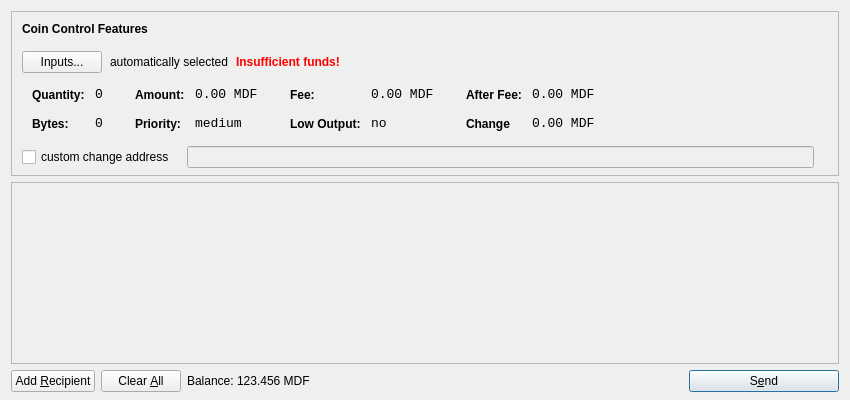
<?xml version="1.0" encoding="UTF-8"?>
<ui version="4.0">
 <class>SendCoinsDialog</class>
 <widget class="QDialog" name="SendCoinsDialog">
  <property name="geometry">
   <rect>
    <x>0</x>
    <y>0</y>
    <width>850</width>
    <height>400</height>
   </rect>
  </property>
  <property name="windowTitle">
   <string>Send Coins</string>
  </property>
  <layout class="QVBoxLayout" name="verticalLayout" stretch="0,1,0">
   <property name="bottomMargin">
    <number>8</number>
   </property>
   <item>
    <widget class="QFrame" name="frameCoinControl">
     <property name="sizePolicy">
      <sizepolicy hsizetype="Expanding" vsizetype="Expanding">
       <horstretch>0</horstretch>
       <verstretch>0</verstretch>
      </sizepolicy>
     </property>
     <property name="maximumSize">
      <size>
       <width>16777215</width>
       <height>16777215</height>
      </size>
     </property>
     <property name="frameShape">
      <enum>QFrame::StyledPanel</enum>
     </property>
     <property name="frameShadow">
      <enum>QFrame::Sunken</enum>
     </property>
     <layout class="QVBoxLayout" name="verticalLayoutCoinControl2">
      <property name="spacing">
       <number>-1</number>
      </property>
      <property name="leftMargin">
       <number>0</number>
      </property>
      <property name="topMargin">
       <number>0</number>
      </property>
      <property name="rightMargin">
       <number>0</number>
      </property>
      <property name="bottomMargin">
       <number>6</number>
      </property>
      <item>
       <layout class="QVBoxLayout" name="verticalLayoutCoinControl" stretch="0,0,0,0,1">
        <property name="spacing">
         <number>0</number>
        </property>
        <property name="leftMargin">
         <number>10</number>
        </property>
        <property name="topMargin">
         <number>10</number>
        </property>
        <item>
         <layout class="QHBoxLayout" name="horizontalLayoutCoinControl1">
          <property name="bottomMargin">
           <number>15</number>
          </property>
          <item>
           <widget class="QLabel" name="labelCoinControlFeatures">
            <property name="sizePolicy">
             <sizepolicy hsizetype="Preferred" vsizetype="Maximum">
              <horstretch>0</horstretch>
              <verstretch>0</verstretch>
             </sizepolicy>
            </property>
            <property name="font">
             <font>
              <weight>75</weight>
              <bold>true</bold>
             </font>
            </property>
            <property name="styleSheet">
             <string notr="true">font-weight:bold;</string>
            </property>
            <property name="text">
             <string>Coin Control Features</string>
            </property>
           </widget>
          </item>
         </layout>
        </item>
        <item>
         <layout class="QHBoxLayout" name="horizontalLayoutCoinControl2" stretch="0,0,0,0">
          <property name="spacing">
           <number>8</number>
          </property>
          <property name="bottomMargin">
           <number>10</number>
          </property>
          <item>
           <widget class="QPushButton" name="pushButtonCoinControl">
            <property name="styleSheet">
             <string notr="true"/>
            </property>
            <property name="text">
             <string>Inputs...</string>
            </property>
           </widget>
          </item>
          <item>
           <widget class="QLabel" name="labelCoinControlAutomaticallySelected">
            <property name="text">
             <string>automatically selected</string>
            </property>
            <property name="margin">
             <number>5</number>
            </property>
           </widget>
          </item>
          <item>
           <widget class="QLabel" name="labelCoinControlInsuffFunds">
            <property name="font">
             <font>
              <weight>75</weight>
              <bold>true</bold>
             </font>
            </property>
            <property name="styleSheet">
             <string notr="true">color:red;font-weight:bold;</string>
            </property>
            <property name="text">
             <string>Insufficient funds!</string>
            </property>
            <property name="margin">
             <number>5</number>
            </property>
           </widget>
          </item>
          <item>
           <spacer name="horizontalSpacerCoinControl">
            <property name="orientation">
             <enum>Qt::Horizontal</enum>
            </property>
            <property name="sizeHint" stdset="0">
             <size>
              <width>40</width>
              <height>1</height>
             </size>
            </property>
           </spacer>
          </item>
         </layout>
        </item>
        <item>
         <widget class="QWidget" name="widgetCoinControl" native="true">
          <property name="sizePolicy">
           <sizepolicy hsizetype="Preferred" vsizetype="Preferred">
            <horstretch>0</horstretch>
            <verstretch>0</verstretch>
           </sizepolicy>
          </property>
          <property name="minimumSize">
           <size>
            <width>0</width>
            <height>0</height>
           </size>
          </property>
          <property name="styleSheet">
           <string notr="true"/>
          </property>
          <layout class="QHBoxLayout" name="horizontalLayoutCoinControl5">
           <property name="margin">
            <number>0</number>
           </property>
           <item>
            <layout class="QHBoxLayout" name="horizontalLayoutCoinControl3" stretch="0,0,0,1">
             <property name="spacing">
              <number>20</number>
             </property>
             <property name="topMargin">
              <number>0</number>
             </property>
             <property name="bottomMargin">
              <number>10</number>
             </property>
             <item>
              <layout class="QFormLayout" name="formLayoutCoinControl1">
               <property name="horizontalSpacing">
                <number>10</number>
               </property>
               <property name="verticalSpacing">
                <number>14</number>
               </property>
               <property name="leftMargin">
                <number>10</number>
               </property>
               <property name="topMargin">
                <number>4</number>
               </property>
               <property name="rightMargin">
                <number>6</number>
               </property>
               <item row="0" column="0">
                <widget class="QLabel" name="labelCoinControlQuantityText">
                 <property name="styleSheet">
                  <string notr="true">font-weight:bold;</string>
                 </property>
                 <property name="text">
                  <string>Quantity:</string>
                 </property>
                 <property name="margin">
                  <number>0</number>
                 </property>
                </widget>
               </item>
               <item row="0" column="1">
                <widget class="QLabel" name="labelCoinControlQuantity">
                 <property name="font">
                  <font>
                   <family>Monospace</family>
                   <pointsize>10</pointsize>
                  </font>
                 </property>
                 <property name="cursor">
                  <cursorShape>IBeamCursor</cursorShape>
                 </property>
                 <property name="contextMenuPolicy">
                  <enum>Qt::ActionsContextMenu</enum>
                 </property>
                 <property name="text">
                  <string>0</string>
                 </property>
                 <property name="margin">
                  <number>0</number>
                 </property>
                 <property name="textInteractionFlags">
                  <set>Qt::LinksAccessibleByMouse|Qt::TextSelectableByKeyboard|Qt::TextSelectableByMouse</set>
                 </property>
                </widget>
               </item>
               <item row="1" column="0">
                <widget class="QLabel" name="labelCoinControlBytesText">
                 <property name="styleSheet">
                  <string notr="true">font-weight:bold;</string>
                 </property>
                 <property name="text">
                  <string>Bytes:</string>
                 </property>
                </widget>
               </item>
               <item row="1" column="1">
                <widget class="QLabel" name="labelCoinControlBytes">
                 <property name="font">
                  <font>
                   <family>Monospace</family>
                   <pointsize>10</pointsize>
                  </font>
                 </property>
                 <property name="cursor">
                  <cursorShape>IBeamCursor</cursorShape>
                 </property>
                 <property name="contextMenuPolicy">
                  <enum>Qt::ActionsContextMenu</enum>
                 </property>
                 <property name="text">
                  <string>0</string>
                 </property>
                 <property name="textInteractionFlags">
                  <set>Qt::LinksAccessibleByMouse|Qt::TextSelectableByKeyboard|Qt::TextSelectableByMouse</set>
                 </property>
                </widget>
               </item>
              </layout>
             </item>
             <item>
              <layout class="QFormLayout" name="formLayoutCoinControl2">
               <property name="horizontalSpacing">
                <number>10</number>
               </property>
               <property name="verticalSpacing">
                <number>14</number>
               </property>
               <property name="leftMargin">
                <number>6</number>
               </property>
               <property name="topMargin">
                <number>4</number>
               </property>
               <property name="rightMargin">
                <number>6</number>
               </property>
               <item row="0" column="0">
                <widget class="QLabel" name="labelCoinControlAmountText">
                 <property name="styleSheet">
                  <string notr="true">font-weight:bold;</string>
                 </property>
                 <property name="text">
                  <string>Amount:</string>
                 </property>
                 <property name="margin">
                  <number>0</number>
                 </property>
                </widget>
               </item>
               <item row="0" column="1">
                <widget class="QLabel" name="labelCoinControlAmount">
                 <property name="font">
                  <font>
                   <family>Monospace</family>
                   <pointsize>10</pointsize>
                  </font>
                 </property>
                 <property name="cursor">
                  <cursorShape>IBeamCursor</cursorShape>
                 </property>
                 <property name="contextMenuPolicy">
                  <enum>Qt::ActionsContextMenu</enum>
                 </property>
                 <property name="text">
                  <string>0.00 MDF</string>
                 </property>
                 <property name="textInteractionFlags">
                  <set>Qt::LinksAccessibleByMouse|Qt::TextSelectableByKeyboard|Qt::TextSelectableByMouse</set>
                 </property>
                </widget>
               </item>
               <item row="1" column="0">
                <widget class="QLabel" name="labelCoinControlPriorityText">
                 <property name="styleSheet">
                  <string notr="true">font-weight:bold;</string>
                 </property>
                 <property name="text">
                  <string>Priority:</string>
                 </property>
                </widget>
               </item>
               <item row="1" column="1">
                <widget class="QLabel" name="labelCoinControlPriority">
                 <property name="font">
                  <font>
                   <family>Monospace</family>
                   <pointsize>10</pointsize>
                  </font>
                 </property>
                 <property name="cursor">
                  <cursorShape>IBeamCursor</cursorShape>
                 </property>
                 <property name="contextMenuPolicy">
                  <enum>Qt::ActionsContextMenu</enum>
                 </property>
                 <property name="text">
                  <string>medium</string>
                 </property>
                 <property name="textInteractionFlags">
                  <set>Qt::LinksAccessibleByMouse|Qt::TextSelectableByKeyboard|Qt::TextSelectableByMouse</set>
                 </property>
                </widget>
               </item>
              </layout>
             </item>
             <item>
              <layout class="QFormLayout" name="formLayoutCoinControl3">
               <property name="horizontalSpacing">
                <number>10</number>
               </property>
               <property name="verticalSpacing">
                <number>14</number>
               </property>
               <property name="leftMargin">
                <number>6</number>
               </property>
               <property name="topMargin">
                <number>4</number>
               </property>
               <property name="rightMargin">
                <number>6</number>
               </property>
               <item row="0" column="0">
                <widget class="QLabel" name="labelCoinControlFeeText">
                 <property name="styleSheet">
                  <string notr="true">font-weight:bold;</string>
                 </property>
                 <property name="text">
                  <string>Fee:</string>
                 </property>
                 <property name="margin">
                  <number>0</number>
                 </property>
                </widget>
               </item>
               <item row="0" column="1">
                <widget class="QLabel" name="labelCoinControlFee">
                 <property name="font">
                  <font>
                   <family>Monospace</family>
                   <pointsize>10</pointsize>
                  </font>
                 </property>
                 <property name="cursor">
                  <cursorShape>IBeamCursor</cursorShape>
                 </property>
                 <property name="contextMenuPolicy">
                  <enum>Qt::ActionsContextMenu</enum>
                 </property>
                 <property name="text">
                  <string>0.00 MDF</string>
                 </property>
                 <property name="textInteractionFlags">
                  <set>Qt::LinksAccessibleByMouse|Qt::TextSelectableByKeyboard|Qt::TextSelectableByMouse</set>
                 </property>
                </widget>
               </item>
               <item row="1" column="0">
                <widget class="QLabel" name="labelCoinControlLowOutputText">
                 <property name="styleSheet">
                  <string notr="true">font-weight:bold;</string>
                 </property>
                 <property name="text">
                  <string>Low Output:</string>
                 </property>
                </widget>
               </item>
               <item row="1" column="1">
                <widget class="QLabel" name="labelCoinControlLowOutput">
                 <property name="font">
                  <font>
                   <family>Monospace</family>
                   <pointsize>10</pointsize>
                  </font>
                 </property>
                 <property name="cursor">
                  <cursorShape>IBeamCursor</cursorShape>
                 </property>
                 <property name="contextMenuPolicy">
                  <enum>Qt::ActionsContextMenu</enum>
                 </property>
                 <property name="text">
                  <string>no</string>
                 </property>
                 <property name="textInteractionFlags">
                  <set>Qt::LinksAccessibleByMouse|Qt::TextSelectableByKeyboard|Qt::TextSelectableByMouse</set>
                 </property>
                </widget>
               </item>
              </layout>
             </item>
             <item>
              <layout class="QFormLayout" name="formLayoutCoinControl4">
               <property name="horizontalSpacing">
                <number>10</number>
               </property>
               <property name="verticalSpacing">
                <number>14</number>
               </property>
               <property name="leftMargin">
                <number>6</number>
               </property>
               <property name="topMargin">
                <number>4</number>
               </property>
               <property name="rightMargin">
                <number>6</number>
               </property>
               <item row="0" column="0">
                <widget class="QLabel" name="labelCoinControlAfterFeeText">
                 <property name="styleSheet">
                  <string notr="true">font-weight:bold;</string>
                 </property>
                 <property name="text">
                  <string>After Fee:</string>
                 </property>
                 <property name="margin">
                  <number>0</number>
                 </property>
                </widget>
               </item>
               <item row="0" column="1">
                <widget class="QLabel" name="labelCoinControlAfterFee">
                 <property name="font">
                  <font>
                   <family>Monospace</family>
                   <pointsize>10</pointsize>
                  </font>
                 </property>
                 <property name="cursor">
                  <cursorShape>IBeamCursor</cursorShape>
                 </property>
                 <property name="contextMenuPolicy">
                  <enum>Qt::ActionsContextMenu</enum>
                 </property>
                 <property name="text">
                  <string>0.00 MDF</string>
                 </property>
                 <property name="textInteractionFlags">
                  <set>Qt::LinksAccessibleByMouse|Qt::TextSelectableByKeyboard|Qt::TextSelectableByMouse</set>
                 </property>
                </widget>
               </item>
               <item row="1" column="0">
                <widget class="QLabel" name="labelCoinControlChangeText">
                 <property name="styleSheet">
                  <string notr="true">font-weight:bold;</string>
                 </property>
                 <property name="text">
                  <string>Change</string>
                 </property>
                </widget>
               </item>
               <item row="1" column="1">
                <widget class="QLabel" name="labelCoinControlChange">
                 <property name="font">
                  <font>
                   <family>Monospace</family>
                   <pointsize>10</pointsize>
                  </font>
                 </property>
                 <property name="cursor">
                  <cursorShape>IBeamCursor</cursorShape>
                 </property>
                 <property name="contextMenuPolicy">
                  <enum>Qt::ActionsContextMenu</enum>
                 </property>
                 <property name="text">
                  <string>0.00 MDF</string>
                 </property>
                 <property name="textInteractionFlags">
                  <set>Qt::LinksAccessibleByMouse|Qt::TextSelectableByKeyboard|Qt::TextSelectableByMouse</set>
                 </property>
                </widget>
               </item>
              </layout>
             </item>
            </layout>
           </item>
          </layout>
         </widget>
        </item>
        <item>
         <layout class="QHBoxLayout" name="horizontalLayoutCoinControl4" stretch="0,0,0">
          <property name="spacing">
           <number>12</number>
          </property>
          <property name="sizeConstraint">
           <enum>QLayout::SetDefaultConstraint</enum>
          </property>
          <property name="topMargin">
           <number>5</number>
          </property>
          <property name="rightMargin">
           <number>5</number>
          </property>
          <item>
           <widget class="QCheckBox" name="checkBoxCoinControlChange">
            <property name="text">
             <string>custom change address</string>
            </property>
           </widget>
          </item>
          <item>
           <widget class="QLineEdit" name="lineEditCoinControlChange">
            <property name="enabled">
             <bool>false</bool>
            </property>
            <property name="sizePolicy">
             <sizepolicy hsizetype="Expanding" vsizetype="Fixed">
              <horstretch>0</horstretch>
              <verstretch>0</verstretch>
             </sizepolicy>
            </property>
           </widget>
          </item>
          <item>
           <widget class="QLabel" name="labelCoinControlChangeLabel">
            <property name="sizePolicy">
             <sizepolicy hsizetype="Preferred" vsizetype="Expanding">
              <horstretch>0</horstretch>
              <verstretch>0</verstretch>
             </sizepolicy>
            </property>
            <property name="minimumSize">
             <size>
              <width>0</width>
              <height>0</height>
             </size>
            </property>
            <property name="text">
             <string/>
            </property>
            <property name="margin">
             <number>3</number>
            </property>
           </widget>
          </item>
         </layout>
        </item>
        <item>
         <spacer name="verticalSpacerCoinControl">
          <property name="orientation">
           <enum>Qt::Vertical</enum>
          </property>
          <property name="sizeHint" stdset="0">
           <size>
            <width>800</width>
            <height>1</height>
           </size>
          </property>
         </spacer>
        </item>
       </layout>
      </item>
     </layout>
    </widget>
   </item>
   <item>
    <widget class="QScrollArea" name="scrollArea">
     <property name="widgetResizable">
      <bool>true</bool>
     </property>
     <widget class="QWidget" name="scrollAreaWidgetContents">
      <property name="geometry">
       <rect>
        <x>0</x>
        <y>0</y>
        <width>830</width>
        <height>165</height>
       </rect>
      </property>
      <layout class="QVBoxLayout" name="verticalLayout_2">
       <property name="margin">
        <number>0</number>
       </property>
       <item>
        <layout class="QVBoxLayout" name="entries">
         <property name="spacing">
          <number>6</number>
         </property>
        </layout>
       </item>
       <item>
        <spacer name="verticalSpacer">
         <property name="orientation">
          <enum>Qt::Vertical</enum>
         </property>
         <property name="sizeHint" stdset="0">
          <size>
           <width>20</width>
           <height>40</height>
          </size>
         </property>
        </spacer>
       </item>
      </layout>
     </widget>
    </widget>
   </item>
   <item>
    <layout class="QHBoxLayout" name="horizontalLayout">
     <item>
      <widget class="QPushButton" name="addButton">
       <property name="toolTip">
        <string>Send to multiple recipients at once</string>
       </property>
       <property name="text">
        <string>Add &amp;Recipient</string>
       </property>
       <property name="icon">
        <iconset resource="../bitcoin.qrc">
         <normaloff>:/icons/add</normaloff>:/icons/add</iconset>
       </property>
       <property name="autoDefault">
        <bool>false</bool>
       </property>
      </widget>
     </item>
     <item>
      <widget class="QPushButton" name="clearButton">
       <property name="sizePolicy">
        <sizepolicy hsizetype="Minimum" vsizetype="Fixed">
         <horstretch>0</horstretch>
         <verstretch>0</verstretch>
        </sizepolicy>
       </property>
       <property name="toolTip">
        <string>Remove all transaction fields</string>
       </property>
       <property name="text">
        <string>Clear &amp;All</string>
       </property>
       <property name="icon">
        <iconset resource="../bitcoin.qrc">
         <normaloff>:/icons/remove</normaloff>:/icons/remove</iconset>
       </property>
       <property name="autoRepeatDelay">
        <number>300</number>
       </property>
       <property name="autoDefault">
        <bool>false</bool>
       </property>
      </widget>
     </item>
     <item>
      <layout class="QHBoxLayout" name="horizontalLayout_2">
       <property name="spacing">
        <number>3</number>
       </property>
       <item>
        <widget class="QLabel" name="label">
         <property name="sizePolicy">
          <sizepolicy hsizetype="Preferred" vsizetype="Fixed">
           <horstretch>0</horstretch>
           <verstretch>0</verstretch>
          </sizepolicy>
         </property>
         <property name="text">
          <string>Balance:</string>
         </property>
        </widget>
       </item>
       <item>
        <widget class="QLabel" name="labelBalance">
         <property name="sizePolicy">
          <sizepolicy hsizetype="Preferred" vsizetype="Fixed">
           <horstretch>0</horstretch>
           <verstretch>0</verstretch>
          </sizepolicy>
         </property>
         <property name="cursor">
          <cursorShape>IBeamCursor</cursorShape>
         </property>
         <property name="text">
          <string>123.456 MDF</string>
         </property>
         <property name="textInteractionFlags">
          <set>Qt::LinksAccessibleByMouse|Qt::TextSelectableByKeyboard|Qt::TextSelectableByMouse</set>
         </property>
        </widget>
       </item>
      </layout>
     </item>
     <item>
      <spacer name="horizontalSpacer">
       <property name="orientation">
        <enum>Qt::Horizontal</enum>
       </property>
       <property name="sizeHint" stdset="0">
        <size>
         <width>40</width>
         <height>20</height>
        </size>
       </property>
      </spacer>
     </item>
     <item>
      <widget class="QPushButton" name="sendButton">
       <property name="minimumSize">
        <size>
         <width>150</width>
         <height>0</height>
        </size>
       </property>
       <property name="toolTip">
        <string>Confirm the send action</string>
       </property>
       <property name="text">
        <string>S&amp;end</string>
       </property>
       <property name="icon">
        <iconset resource="../bitcoin.qrc">
         <normaloff>:/icons/send</normaloff>:/icons/send</iconset>
       </property>
       <property name="default">
        <bool>true</bool>
       </property>
      </widget>
     </item>
    </layout>
   </item>
  </layout>
 </widget>
 <resources>
  <include location="../bitcoin.qrc"/>
 </resources>
 <connections/>
</ui>
